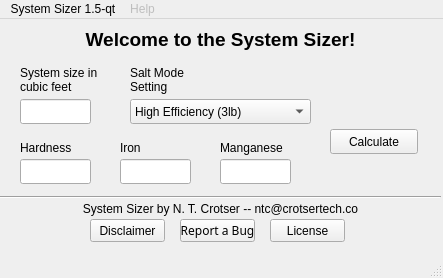
<?xml version="1.0" encoding="UTF-8"?>
<ui version="4.0">
 <class>MainWindow</class>
 <widget class="QMainWindow" name="MainWindow">
  <property name="geometry">
   <rect>
    <x>0</x>
    <y>0</y>
    <width>443</width>
    <height>278</height>
   </rect>
  </property>
  <property name="windowTitle">
   <string>System Sizer</string>
  </property>
  <property name="windowIcon">
   <iconset>
    <normaloff>system-sizer.png</normaloff>system-sizer.png</iconset>
  </property>
  <property name="autoFillBackground">
   <bool>false</bool>
  </property>
  <property name="animated">
   <bool>false</bool>
  </property>
  <property name="documentMode">
   <bool>true</bool>
  </property>
  <widget class="QWidget" name="centralwidget">
   <widget class="QLabel" name="label_3">
    <property name="geometry">
     <rect>
      <x>0</x>
      <y>0</y>
      <width>441</width>
      <height>41</height>
     </rect>
    </property>
    <property name="font">
     <font>
      <pointsize>14</pointsize>
      <bold>true</bold>
     </font>
    </property>
    <property name="text">
     <string>Welcome to the System Sizer!</string>
    </property>
    <property name="alignment">
     <set>Qt::AlignCenter</set>
    </property>
   </widget>
   <widget class="QLabel" name="label">
    <property name="geometry">
     <rect>
      <x>20</x>
      <y>40</y>
      <width>101</width>
      <height>41</height>
     </rect>
    </property>
    <property name="text">
     <string>System size in cubic feet</string>
    </property>
    <property name="wordWrap">
     <bool>true</bool>
    </property>
   </widget>
   <widget class="QLabel" name="label_5">
    <property name="geometry">
     <rect>
      <x>130</x>
      <y>40</y>
      <width>91</width>
      <height>41</height>
     </rect>
    </property>
    <property name="text">
     <string>Salt Mode Setting</string>
    </property>
    <property name="wordWrap">
     <bool>true</bool>
    </property>
   </widget>
   <widget class="QComboBox" name="saltLineEdit">
    <property name="geometry">
     <rect>
      <x>130</x>
      <y>80</y>
      <width>181</width>
      <height>25</height>
     </rect>
    </property>
    <item>
     <property name="text">
      <string>High Efficiency (3lb)</string>
     </property>
    </item>
    <item>
     <property name="text">
      <string>Standard (6lb)</string>
     </property>
    </item>
    <item>
     <property name="text">
      <string>High Capacity (12lb)</string>
     </property>
    </item>
   </widget>
   <widget class="QLabel" name="label_6">
    <property name="geometry">
     <rect>
      <x>20</x>
      <y>120</y>
      <width>66</width>
      <height>17</height>
     </rect>
    </property>
    <property name="text">
     <string>Hardness</string>
    </property>
   </widget>
   <widget class="QLabel" name="label_7">
    <property name="geometry">
     <rect>
      <x>120</x>
      <y>120</y>
      <width>66</width>
      <height>17</height>
     </rect>
    </property>
    <property name="text">
     <string>Iron</string>
    </property>
   </widget>
   <widget class="QLabel" name="label_8">
    <property name="geometry">
     <rect>
      <x>220</x>
      <y>120</y>
      <width>101</width>
      <height>17</height>
     </rect>
    </property>
    <property name="text">
     <string>Manganese</string>
    </property>
   </widget>
   <widget class="QPushButton" name="calculateButton">
    <property name="geometry">
     <rect>
      <x>330</x>
      <y>110</y>
      <width>88</width>
      <height>25</height>
     </rect>
    </property>
    <property name="text">
     <string>Calculate</string>
    </property>
   </widget>
   <widget class="QLabel" name="label_9">
    <property name="geometry">
     <rect>
      <x>10</x>
      <y>180</y>
      <width>421</width>
      <height>20</height>
     </rect>
    </property>
    <property name="text">
     <string>System Sizer by N. T. Crotser -- ntc@crotsertech.co</string>
    </property>
    <property name="alignment">
     <set>Qt::AlignCenter</set>
    </property>
   </widget>
   <widget class="QLineEdit" name="f3LineEdit">
    <property name="geometry">
     <rect>
      <x>20</x>
      <y>80</y>
      <width>71</width>
      <height>25</height>
     </rect>
    </property>
   </widget>
   <widget class="QLineEdit" name="rawHardnessLineEdit">
    <property name="geometry">
     <rect>
      <x>20</x>
      <y>140</y>
      <width>71</width>
      <height>25</height>
     </rect>
    </property>
   </widget>
   <widget class="QLineEdit" name="ironResultLineEdit">
    <property name="geometry">
     <rect>
      <x>120</x>
      <y>140</y>
      <width>71</width>
      <height>25</height>
     </rect>
    </property>
   </widget>
   <widget class="QLineEdit" name="manganeseResultLineEdit">
    <property name="geometry">
     <rect>
      <x>220</x>
      <y>140</y>
      <width>71</width>
      <height>25</height>
     </rect>
    </property>
   </widget>
   <widget class="Line" name="line">
    <property name="geometry">
     <rect>
      <x>0</x>
      <y>170</y>
      <width>441</width>
      <height>16</height>
     </rect>
    </property>
    <property name="orientation">
     <enum>Qt::Horizontal</enum>
    </property>
   </widget>
   <widget class="QPushButton" name="helpButton">
    <property name="geometry">
     <rect>
      <x>90</x>
      <y>200</y>
      <width>75</width>
      <height>23</height>
     </rect>
    </property>
    <property name="text">
     <string>Disclaimer</string>
    </property>
   </widget>
   <widget class="QPushButton" name="licenseButton">
    <property name="geometry">
     <rect>
      <x>270</x>
      <y>200</y>
      <width>75</width>
      <height>23</height>
     </rect>
    </property>
    <property name="text">
     <string>License</string>
    </property>
   </widget>
   <widget class="QPushButton" name="webButton">
    <property name="geometry">
     <rect>
      <x>180</x>
      <y>200</y>
      <width>75</width>
      <height>23</height>
     </rect>
    </property>
    <property name="font">
     <font>
      <family>Noto Sans</family>
      <pointsize>9</pointsize>
     </font>
    </property>
    <property name="text">
     <string>Report a Bug</string>
    </property>
   </widget>
  </widget>
  <widget class="QMenuBar" name="menubar">
   <property name="geometry">
    <rect>
     <x>0</x>
     <y>0</y>
     <width>443</width>
     <height>23</height>
    </rect>
   </property>
   <widget class="QMenu" name="menuSystem_Sizer_1_5_qt">
    <property name="title">
     <string>System Sizer 1.5-qt</string>
    </property>
   </widget>
   <widget class="QMenu" name="menuHelp">
    <property name="enabled">
     <bool>false</bool>
    </property>
    <property name="title">
     <string>Help</string>
    </property>
   </widget>
   <addaction name="menuSystem_Sizer_1_5_qt"/>
   <addaction name="menuHelp"/>
  </widget>
  <widget class="QStatusBar" name="statusbar"/>
 </widget>
 <resources/>
 <connections/>
</ui>
